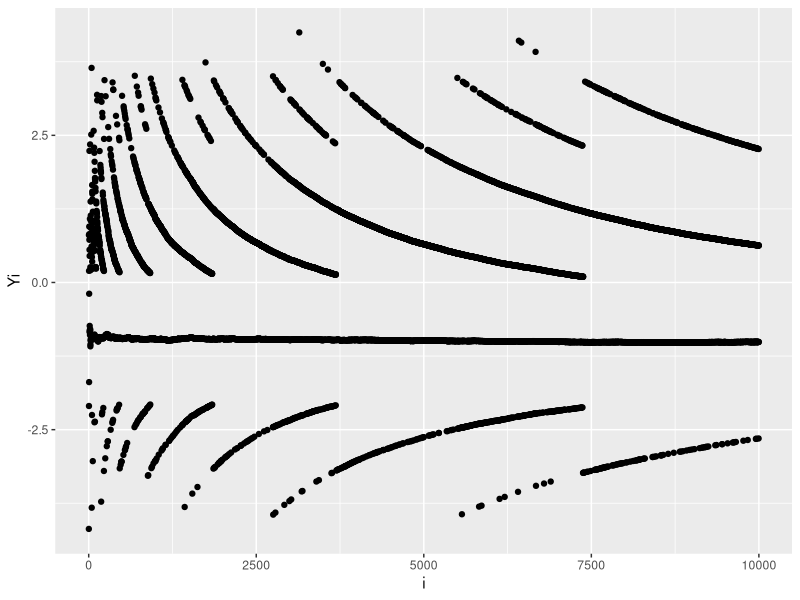
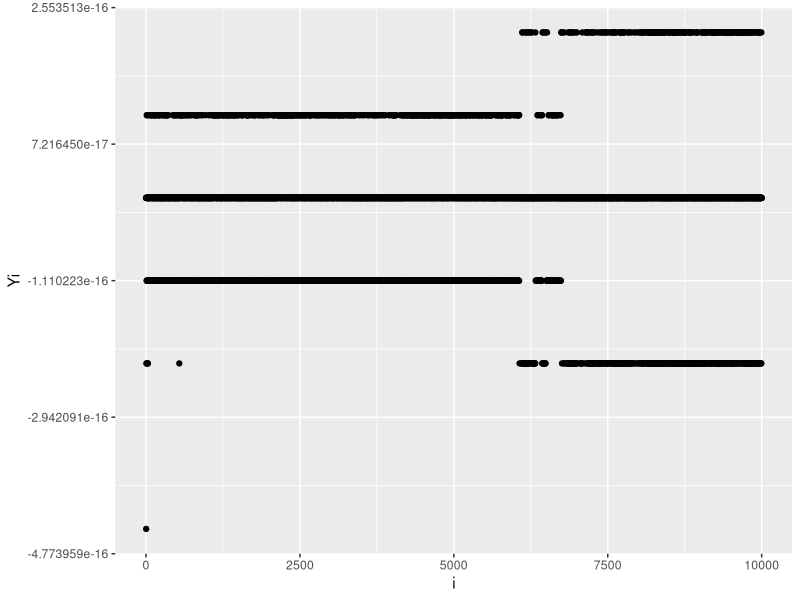

Generate these figures, in order, with R:
# Question 1

# Snippet 1

x1 <- 1/3 ; x2 <- 1/4

if ((x1-x2) == 1/12){
  print("Subtraction is correct")
  }else{
    print("Subtraction is wrong")
  }

# Improvement 1
x1 <- 1/3 ; x2 <- 1/4

if ( signif(x1-x2, digits = 6) == signif(1/12, digits = 6)){ 
  # Setting or not digits does not make any major difference.
  print("Subtraction is correct")
  }else{
    print("Subtraction is wrong")
  }

# Improvement 2

x1 = 1/3 ; x2 = 1/4

if(all.equal(x1 - x2, 1/12)){
  print("Subtraction is correct")
} else{
  print("Subtraction is wrong")
}

## Snippet 2

x1 <- 1
x2 <- 1/2
if (x1-x2 == 1/2){
  print("Subtraction is correct") 
  }else{
    print("Subtraction is wrong")
  }


################################################################################

# Question 2

my_derivative <- function(x){
  e <- 10^(-15)
  d <- ((x + e) - x)/e
  return(d)
}

my_derivative(1) # returns 1.110223 

my_derivative(100000) # returns 0

# Question 3

myvar <- function(x){
  n <- length(x)
  s1 <- sum(x^2)
  s2 <- (1/n)*((sum(x))^2)
  variance <- (1/(n-1))*(s1-s2)
  return(variance)
}

x <- rnorm( n = 10000, mean = 10^8, sd = 1)

Y_i <- c()

for ( i in 1:length(x)){
  Y_i[i] <- myvar(x[1:i]) - var(x[1:i])
}

# Y_i <- Y_i[-1] # The first observation is NaN.

df1 <- data.frame( "i" = 1:length(Y_i), "Yi" = Y_i) 

library(ggplot2)

plot1 <- ggplot(df1, aes( x = i, y = Yi)) + geom_point()

plot1

# plot(1:length(x), Y_i)

myvar2 <- function(x){
  s <- sum((x-mean(x))^2)
  n <- length(x)
  variance <- s/(n-1)
  return(variance)
}

Y2_i <- c()

for ( i in 1:length(x)){
  Y2_i[i] <- myvar2(x[1:i]) - var(x[1:i])
}

Y2_i <- Y2_i[-1] # The first observation is NaN.

df2 <- data.frame( "i" = 1:length(Y2_i), "Yi" = Y2_i) 

plot2 <- ggplot(df2, aes( x = i, y = Yi)) + geom_point()

plot2

# Question 4
n <- 30000
k <- 700

A <- prod(1:n) / (prod(1:k) * prod(1:(n-k))) # large n and k give NaN

B <- prod((k+1):n) / prod(1:(n-k)) # large n and k give NaN

C <- prod(((k+1):n) / (1:(n-k))) # large n and k give Inf

